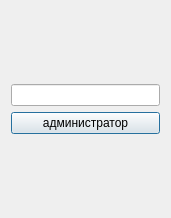
<?xml version="1.0" encoding="UTF-8"?>
<ui version="4.0">
 <class>Dejurniy</class>
 <widget class="QDialog" name="Dejurniy">
  <property name="geometry">
   <rect>
    <x>0</x>
    <y>0</y>
    <width>171</width>
    <height>218</height>
   </rect>
  </property>
  <property name="windowTitle">
   <string>Выдача/сдача</string>
  </property>
  <layout class="QVBoxLayout" name="verticalLayout_2">
   <item>
    <layout class="QVBoxLayout" name="verticalLayout">
     <item>
      <widget class="QLineEdit" name="lineEdit">
       <property name="text">
        <string/>
       </property>
      </widget>
     </item>
     <item>
      <widget class="QPushButton" name="pushButton">
       <property name="text">
        <string>администратор</string>
       </property>
      </widget>
     </item>
    </layout>
   </item>
  </layout>
 </widget>
 <resources/>
 <connections/>
</ui>
